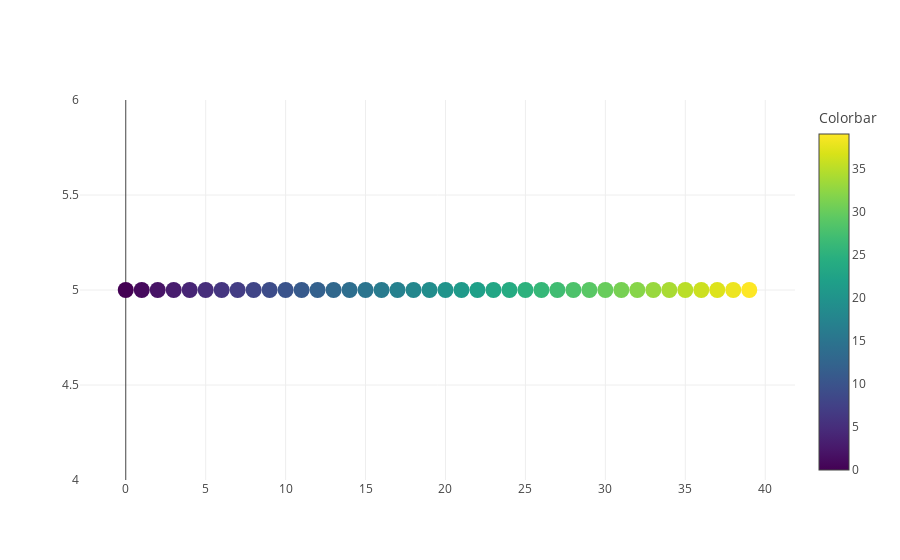

Source (notebook cell):
### Code cell
data = [
    go.Scatter(
        y=[5, 5, 5, 5, 5, 5, 5, 5, 5, 5, 5, 5, 5, 5, 5, 5, 5, 5, 5, 5, 5, 5, 5, 5, 5, 5, 5, 5, 5, 5, 5, 5, 5, 5, 5, 5, 5, 5, 5, 5],
        marker=dict(
            size=16,
            cmax=39,
            cmin=0,
            color=[0, 1, 2, 3, 4, 5, 6, 7, 8, 9, 10, 11, 12, 13, 14, 15, 16, 17, 18, 19, 20, 21, 22, 23, 24, 25, 26, 27, 28, 29, 30, 31, 32, 33, 34, 35, 36, 37, 38, 39],
            colorbar=dict(
                title='Colorbar'
            ),
            colorscale='Viridis'
        ),
        mode='markers')
]

fig = go.Figure(data=data)
iplot(fig)

### Figure 1 — Plotly figure (JSON) as saved in the notebook; plotly's stock layout.template omitted (floating-point values rounded to 4 significant figures)
{"data": [{"marker": {"cauto": false, "cmax": 39, "cmin": 0, "color": [0, 1, 2, 3, 4, 5, 6, 7, 8, 9, 10, 11, 12, 13, 14, 15, 16, 17, 18, 19, 20, 21, 22, 23, 24, 25, 26, 27, 28, 29, 30, 31, 32, 33, 34, 35, 36, 37, 38, 39], "colorbar": {"title": "Colorbar"}, "colorscale": "Viridis", "size": 16}, "mode": "markers", "type": "scatter", "uid": "beaf89", "y": [5, 5, 5, 5, 5, 5, 5, 5, 5, 5, 5, 5, 5, 5, 5, 5, 5, 5, 5, 5, 5, 5, 5, 5, 5, 5, 5, 5, 5, 5, 5, 5, 5, 5, 5, 5, 5, 5, 5, 5]}], "layout": {"autosize": true, "xaxis": {"autorange": true, "range": [-2.395, 41.39]}, "yaxis": {"autorange": true, "range": [4, 6], "type": "linear"}}}
